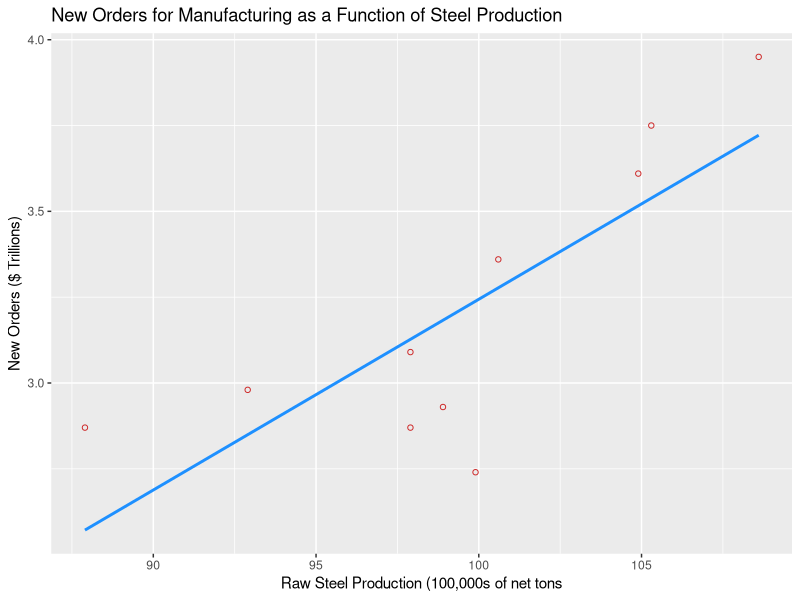

The R script that drew this image:
## ---- chunk 1
knitr::opts_chunk$set(echo = TRUE)
## ---- chunk 2
library(knitr)
library(kableExtra)
library(ggplot2)
## ---- chunk 3

city <- c(rep("ATLANTA", 5), rep("NEW YORK", 5), 
            rep("LOS ANGELES", 5), rep("CHICAGO", 5))
cost <- c(850, 680, 750, 800, 875, 450, 725, 500, 375, 700, 
          1050, 900, 1150, 980, 800, 740, 650, 875, 750, 800)
df <- data.frame(city, cost)

# For display
pdf <- data.frame(df[1:5, 2], df[6:10, 2], df[11:15, 2], df[16:20, 2])
colnames(pdf) <- c("ATLANTA", "NEW YORK", "LOS ANGELES", "CHICAGO")

kable(pdf, format="html") %>%
  kable_styling(bootstrap_options="striped", full_width = FALSE)

## ---- chunk 4

summary(aov(cost ~ city, data = df))

## ---- chunk 5
# Raw steel production (100,000s of net tons)
Steel <- c(99.9, 97.9, 98.9, 87.9, 92.9, 97.9, 100.6, 104.9, 105.3, 108.6)
# New Orders ($ Trillions)
Orders <- c(2.74, 2.87, 2.93, 2.87, 2.98, 3.09, 3.36, 3.61, 3.75, 3.95)
df <- data.frame(Steel, Orders)

kable(df, format="html") %>%
  kable_styling(bootstrap_options="striped", full_width = FALSE) 
## ---- chunk 6

summary(lm(Orders ~ Steel, data = df))

## ---- chunk 7

ggplot(df, aes(x = Steel, y = Orders)) +
  geom_point(shape = 1, col = "firebrick3") +    
  geom_smooth(method = lm, se = FALSE, col = "dodgerblue") +
  ggtitle("New Orders for Manufacturing as a Function of Steel Production") +
  xlab("Raw Steel Production (100,000s of net tons") +
  ylab("New Orders ($ Trillions)")
